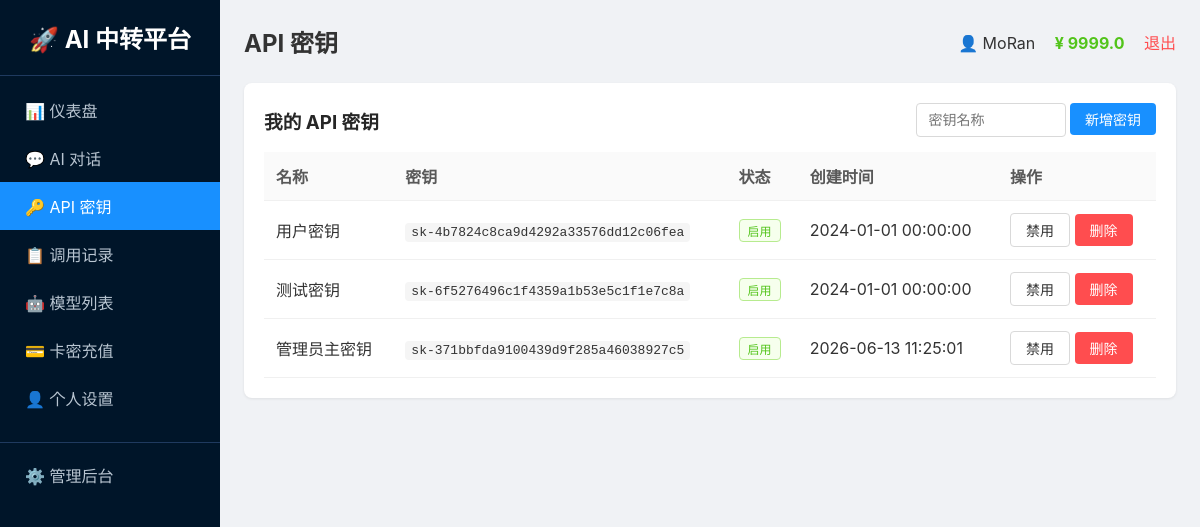
The app's page /keys (signed in) with its own data.
### tables this page shows
CREATE TABLE users
                 (id INTEGER PRIMARY KEY AUTOINCREMENT,
                  username TEXT UNIQUE NOT NULL,
                  password TEXT NOT NULL,
                  balance REAL DEFAULT 0,
                  is_admin INTEGER DEFAULT 0,
                  status INTEGER DEFAULT 1,
                  created_at TEXT);

CREATE TABLE api_keys
                 (id INTEGER PRIMARY KEY AUTOINCREMENT,
                  user_id INTEGER NOT NULL,
                  key TEXT UNIQUE NOT NULL,
                  name TEXT DEFAULT '默认密钥',
                  status INTEGER DEFAULT 1,
                  created_at TEXT);

### app.py (the view)
@app.route('/keys')
@login_required
def keys_page():
    user = get_user()
    conn = get_db()
    if USE_POSTGRES:
        keys = fetch_all(conn, "SELECT * FROM api_keys WHERE user_id = %s ORDER BY id DESC", (session['user_id'],))
    else:
        keys = fetch_all(conn, "SELECT * FROM api_keys WHERE user_id = ? ORDER BY id DESC", (session['user_id'],))
    conn.close()
    return render_template('keys.html',
                           page_title='API 密钥',
                           user=user,
                           menu_items=MENU_ITEMS,
                           active_menu='keys',
                           keys=keys)

### app.py (called while the page is built)
def get_db():
    if USE_POSTGRES:
        if not PSYCOPG2_AVAILABLE:
            raise RuntimeError("PostgreSQL 数据库需要 psycopg2 库，请安装: pip install psycopg2-binary")
        conn = psycopg2.connect(DATABASE_URL)
        conn.autocommit = False
        return conn
    else:
        import sqlite3
        db_path = os.environ.get('DATABASE_PATH', os.path.join(os.path.dirname(os.path.abspath(__file__)), 'platform.db'))
        conn = sqlite3.connect(db_path)
        conn.row_factory = sqlite3.Row
        return conn

def get_user():
    if 'user_id' not in session:
        return None
    conn = get_db()
    if USE_POSTGRES:
        cursor = conn.cursor(cursor_factory=RealDictCursor)
        cursor.execute("SELECT * FROM users WHERE id = %s", (session['user_id'],))
        user = cursor.fetchone()
        cursor.close()
    else:
        cursor = conn.cursor()
        cursor.execute("SELECT * FROM users WHERE id = ?", (session['user_id'],))
        row = cursor.fetchone()
        cursor.close()
        if row:
            columns = [desc[0] for desc in cursor.description]
            user = dict(zip(columns, row))
        else:
            user = None
    conn.close()
    return user

def login_required(f):
    @wraps(f)
    def decorated_function(*args, **kwargs):
        if 'user_id' not in session:
            return redirect('/login')
        return f(*args, **kwargs)
    return decorated_function

def fetch_all(conn, query, params=None):
    if USE_POSTGRES:
        cursor = conn.cursor(cursor_factory=RealDictCursor)
        cursor.execute(query, params or ())
        results = cursor.fetchall()
        cursor.close()
        return results
    else:
        cursor = conn.cursor()
        cursor.execute(query, params or ())
        rows = cursor.fetchall()
        columns = [desc[0] for desc in cursor.description]
        results = [dict(zip(columns, row)) for row in rows]
        cursor.close()
        return results

### templates/keys.html (shortened to what this page needs)
{% extends "base.html" %}
{% block content %}
<div class="card">
    <div style="display:flex;justify-content:space-between;align-items:center;margin-bottom:15px">
        <h3 style="margin:0">我的 API 密钥</h3>
        <form method="post" action="/keys/add">
            <input name="name" placeholder="密钥名称" style="width:150px" required>
            <button class="btn btn-primary" type="submit">新增密钥</button>
        </form>
    </div>
    <table>
        <tr><th>名称</th><th>密钥</th><th>状态</th><th>创建时间</th><th>操作</th></tr>
        {% for k in keys %}
        <tr>
            <td>{{ k.name }}</td>
            <td><code>{{ k.key }}</code></td>
            <td>{% if k.status %}<span class="tag tag-green">启用</span>{% else %}<span class="tag tag-red">禁用</span>{% endif %}</td>
            <td>{{ k.created_at }}</td>
            <td>
                <a href="/keys/toggle/{{ k.id }}" class="btn btn-default">{% if k.status %}禁用{% else %}启用{% endif %}</a>
                <a href="/keys/delete/{{ k.id }}" class="btn btn-danger">删除</a>
            </td>
        </tr>
        {% endfor %}
    </table>
</div>
{% endblock %}

### templates/base.html (shortened to what this page needs)
<!DOCTYPE html>
<html>
<head>
</head>
<body>
    <div class="layout">
        <div class="sidebar">
            <h2>🚀 AI 中转平台</h2>
            {% for key, name, url in menu_items %}
                <a href="{{ url }}" class="menu-item {{ 'active' if active_menu == key else '' }}">{{ name }}</a>
            {% endfor %}
            {% if user and user.is_admin %}
                <a href="/admin" class="menu-item" style="margin-top:20px;border-top:1px solid #1f3a5f;padding-top:20px">⚙️ 管理后台</a>
            {% endif %}
        </div>
        <div class="main">
            <div class="header">
                <h2>{{ page_title }}</h2>
                <div>
                    <span>👤 {{ user.username if user else '未登录' }}</span>
                <span style="margin-left:15px;color:#52c41a;font-weight:bold">¥ {{ (user.balance|round(2)) if user else 0 }}</span>
                    <a href="/logout" class="logout">退出</a>
                </div>
            </div>
            {% block content %}{% endblock %}
        </div>
    </div>
</body>
</html>

### templates/base.html (style rules this page uses)
* { margin:0;padding:0;box-sizing:border-box }
body { font-family:-apple-system,BlinkMacSystemFont,'Segoe UI',Roboto,sans-serif;background:#f0f2f5;min-height:100vh;color:#333 }
.layout { display:flex;min-height:100vh }
.sidebar { width:220px;background:#001529;color:white;padding:20px 0;flex-shrink:0 }
.sidebar h2 { text-align:center;padding:0 20px 20px;border-bottom:1px solid #1f3a5f;margin-bottom:10px }
.menu-item { display:block;padding:12px 25px;color:#b8c5d1;text-decoration:none;transition:all 0.2s }
.menu-item:hover,.menu-item.active { background:#1890ff;color:white }
.main { flex:1;padding:24px;overflow-y:auto }
.header { display:flex;justify-content:space-between;align-items:center;margin-bottom:24px }
.card { background:white;border-radius:8px;padding:20px;box-shadow:0 1px 3px rgba(0,0,0,0.08);margin-bottom:20px }
.card h3 { margin-bottom:15px;color:#262626 }
table { width:100%;border-collapse:collapse }
th,td { padding:12px;text-align:left;border-bottom:1px solid #f0f0f0 }
th { background:#fafafa;font-weight:600;color:#595959 }
.btn { padding:6px 15px;border-radius:4px;border:none;cursor:pointer;font-size:14px;display:inline-block;text-decoration:none }
.btn-primary { background:#1890ff;color:white }
.btn-danger { background:#ff4d4f;color:white }
.btn-default { background:#fff;border:1px solid #d9d9d9;color:#333 }
input,select { padding:8px 12px;border:1px solid #d9d9d9;border-radius:4px;font-size:14px;outline:none }
.tag { display:inline-block;padding:2px 8px;border-radius:4px;font-size:12px }
.tag-green { background:#f6ffed;color:#52c41a;border:1px solid #b7eb8f }
.logout { color:#ff4d4f;text-decoration:none;margin-left:15px }
code { background:#f5f5f5;padding:2px 6px;border-radius:4px;font-family:monospace }

### records on screen
users: username "MoRan", balance "9999.0"
api_keys: name "用户密钥", key "sk-4b7824c8ca9d4292a33576dd12c06fea", status "启用", created_at "2024-01-01 00:00:00"
api_keys: name "测试密钥", key "sk-6f5276496c1f4359a1b53e5c1f1e7c8a", status "启用", created_at "2024-01-01 00:00:00"
api_keys: name "管理员主密钥", key "sk-371bbfda9100439d9f285a46038927c5", status "启用", created_at "2026-06-13 11:25:01"

### other values on screen
{{ name }} "📊 仪表盘" "💬 AI 对话" "🔑 API 密钥" "📋 调用记录" "🤖 模型列表" "💳 卡密充值" "👤 个人设置"
{{ page_title }} "API 密钥"
